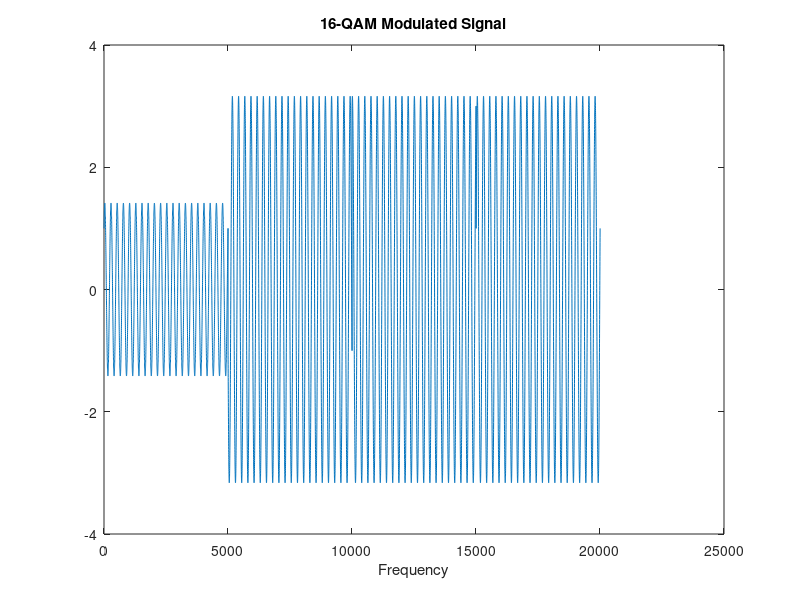
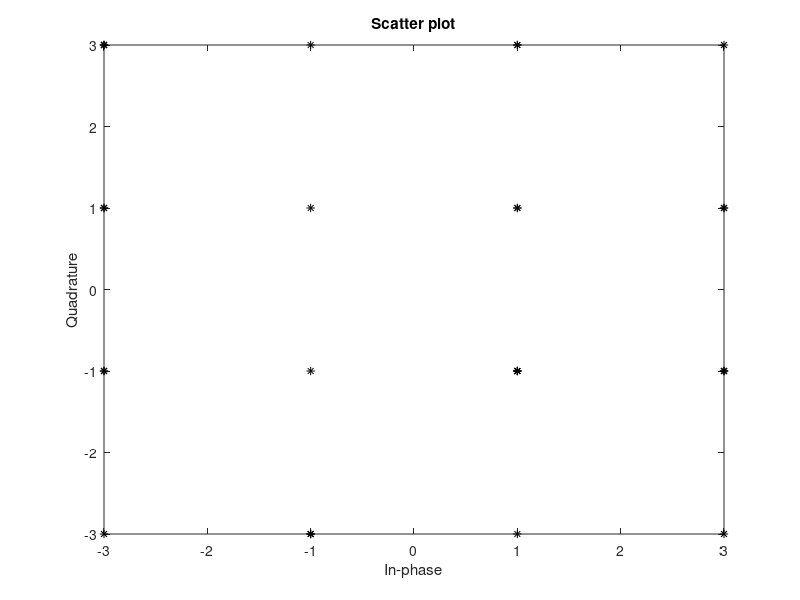

These charts were generated, in order, by the following MATLAB code: (Note: this script raises an error after producing the figures.)
%%
%Part 1
x = randi([0 1],120,1); %create random sequence
stem(x(1:40),'filled'); %plot random sequence
title('Random Bits');
xlabel('Bit Index');
ylabel('Binary Value');
%%
%convert binary random values to the integer valeus
k=4;
xInMatrix = reshape(x,length(x)/k,k); %reshaping rhe x sequence for conversion
xSymbolsIn = bi2de(xInMatrix); %decimal to binary conversion
dataMod = qammod(xSymbolsIn,16,'bin');
scatterplot(dataMod,1,0,'k*') %I(t) Q(t) constellation
%%
%Part C
%Constants
fb=50;%Baud rate
fc=1000;%Carrier frequency
fs=5000;%Sampling rate

 tb=1/fb;%Baud sampling tim
 t=0:tb:100;% Duration of Signal
 s=[];
    
    for i=1:1:4       % Modulation (multiplication with carrier signals cos and sin)
        Ac=real(dataMod(i));
        As=imag(dataMod(i));
        s1=Ac.*cos(2*pi*(fc/fs).*t); %For I(t)
        s2=As.*sin(2*pi*(fc/fs).*t);  %For Q(t)
        s=[s (s1+s2)];
    end
    figure(1)
    plot(s)     % 's' demotes the transmitted signal
    title('16-QAM Modulated Signal')
    xlabel("Frequency");
    %%
    %Part d
   
  
 rs1=2*cos(2*pi*(fc/fs)*t);  % Sin and Cos generation by Local Oscillator
 rs2=2*sin(2*pi*(fc/fs)*t);
    
 
 int1=[];
 int2=[];
 xNew1;
  k=rs1.*s1; 
  l=rs2.*s2;
  for n=0:1:120
  int1= integral(k,n*tb,(n+1)*tb); %Demodulation with local carriers
  int2= integral(l,n*tb,(n+1)*tb);
  intN=[intN(int+int2)];
  xNew1=floor(intN);%rounding
 xConverted=de2bi(xNew1); %decimal to binary
  end
%%
%Part 2
%(a)With 10 dB SNR
snr=10; %SNR value
receivedSignal = awgn(s,snr,'measured'); 
figure
plot(receivedSignal);
  title('16-QAM Modulated Signal with SNR')
    xlabel("Frequency");
%(d)
int11=[];
 int22=[];
 xNew11;
  k1=rs1.*receivedSignal; 
  l1=rs2.*receivedSignal;
  for n=0:1:120
  int11= integral(k1,n*tb,(n+1)*tb); %Demodulation with local carriers
  int22= integral(l1,n*tb,(n+1)*tb);
  intN1=[intN1(int+int2)];
  xNew11=floor(intN1);%rounding
 xConverted1=de2bi(xNew11); %decimal to binary
  end
